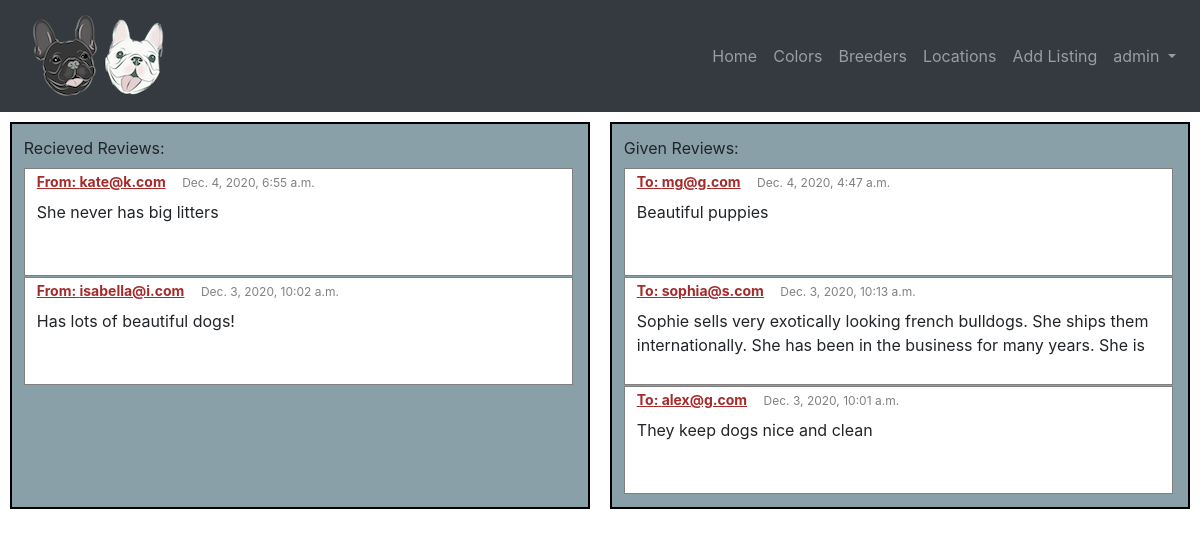
The app's page /my_reviews (signed in) with its own data.
### puppysearch/models.py (models this page shows, shortened)
class User(AbstractUser):
    company_name = models.CharField(max_length=64, blank=True)
    first_name = models.CharField(max_length=64)
    last_name = models.CharField(max_length=64)
    phone = models.CharField(max_length=64)
    is_breeder = models.BooleanField(default=False)
    timestamp = models.DateTimeField(default=datetime.now)
    favorites = models.ManyToManyField('Listing', blank=True, related_name="watchers")

class Review(models.Model):
    reviewer = models.ForeignKey(User, on_delete=models.CASCADE, related_name="reviews")
    content = models.TextField(blank=True)
    timestamp = models.DateTimeField(default=datetime.now, null=True, blank=True)
    reviewed = models.ForeignKey(User, on_delete=models.CASCADE, null=True, related_name="reviewed")

### puppysearch/views.py (the view)
# urls.py: path("my_reviews", views.my_reviews, name="my_reviews"),
def my_reviews(request):
    recieved_reviews = Review.objects.all().filter(reviewed=request.user).order_by("-timestamp")
    given_reviews = Review.objects.all().filter(reviewer=request.user).order_by("-timestamp")
    context = {
        "recieved_reviews": recieved_reviews,
        "given_reviews": given_reviews
    }
    return render(request, "puppysearch/my_reviews.html", context)

### puppysearch/templates/puppysearch/my_reviews.html (shortened to what this page needs)
{% extends "puppysearch/layout.html" %} {%load static%}
{% block body %}
{%if user.is_breeder%}
<div class="flex-container">
  <div class="flex-child">
    <label>Recieved Reviews: </label>
        {% for review in recieved_reviews %}
        <div class="reviews_inner_div">
            <label class="owner_label"> From: {{review.reviewer.email}} </label>
            <label class="timestamp_label"> {{review.timestamp}} </label>
            <p class="review_content"> {{review.content}} </p>
        </div>
        {%endfor%}
  </div>
  {%endif%}
  <div class="flex-child">
    <label>Given Reviews:</label>
        {% for review in given_reviews %}
        <div class="reviews_inner_div">
            <label class="owner_label"> To: {{review.reviewed.email}} </label>
            <label class="timestamp_label"> {{review.timestamp}} </label>
            <p class="review_content"> {{review.content}} </p>
        </div>
        {%endfor%}
  </div>
</div>
</html>
{% endblock %}

### puppysearch/templates/puppysearch/layout.html (shortened to what this page needs)
{%load static%}
<!DOCTYPE html>
<html lang="en">
<head>
    <link rel="stylesheet" href="https://stackpath.bootstrapcdn.com/bootstrap/4.3.1/css/bootstrap.min.css">
    <link href="https://maxcdn.bootstrapcdn.com/font-awesome/4.7.0/css/font-awesome.min.css" rel="stylesheet"/>
    <link href="{% static 'puppysearch/styles.css' %}" rel="stylesheet">
</head>
<body>
    <nav class="navbar navbar-expand-lg navbar-dark bg-dark static-top">
        <div class="div_nav_bar">
            <a class="navbar-brand" href="{% url 'index' %}">
                <img src="{% static 'media/logo.png' %}" alt="logo">
            </a>
        </div>
        <div class="collapse navbar-collapse" id="navbarResponsive">
            <ul class="navbar-nav ml-auto">
                <li class="nav-item">
                    <a class="nav-link" href="{% url 'index' %}"> Home
                    </a>
                </li>
                <li class="nav-item">
                    <a class="nav-link" href="{% url 'colors' %}">Colors</a>
                </li>
                <li class="nav-item">
                    <a class="nav-link" href="{% url 'breeders'%}">Breeders</a>
                </li>
                <li class="nav-item">
                    <a class="nav-link" href="{% url 'locations'%}">Locations</a>
                </li>
                {% if user.is_authenticated%}
                 {%if user.is_breeder%}
                 <li class="nav-item">
                    <a class="nav-link" href="{% url 'add_listing'%}">Add Listing</a>
                </li>
                {%endif%}
                <li class="nav-item dropdown">
                    <a class="nav-link dropdown-toggle" href="#" id="navbarDropdown" role="button" data-toggle="dropdown" aria-haspopup="true" aria-expanded="false">
                        {{ user.username }}
                    </a>
                </li>
                {% endif %}
            </ul>
        </div>
    </nav>
    <div class="body">
        {% block body %}{% endblock %}
</body>
</html>

### puppysearch/static/puppysearch/styles.css (style rules this page uses)
.div_nav_bar { margin-left: 1%; }
.owner_label { font-size: 14px !important; text-decoration: underline; color: brown; }
.timestamp_label { margin-left: 0; padding-left: 0; font-size: 12px; }
.review_content { margin-left: 12px; overflow: auto; height: 50px; }
.reviews_inner_div { border: 1px solid grey; margin-right: 3px; height: 108px; margin-bottom: 1px; background-color: white; }
.flex-container { margin-top: 10px; margin-left: 10px; margin-right: 10px; display: flex; }
.flex-child { padding: 1%; flex: 1; background: #8aa0a8; border: 2px solid black; }
.flex-child:first-child { padding: 1%; background: #8aa0a8; margin-right: 20px; }
.owner_label { padding-left: 12px; font-weight: bolder; font-size: 18px; }
.timestamp_label { padding-left: 12px; font-weight: 12px; color: grey; }

### records on screen
User: username "admin"
Review: reviewer.email "kate@k.com", timestamp "Dec. 4, 2020, 6:55 a.m.", content "She never has big litters"
Review: reviewer.email "isabella@i.com", timestamp "Dec. 3, 2020, 10:02 a.m.", content "Has lots of beautiful dogs!"
Review: reviewed.email "mg@g.com", timestamp "Dec. 4, 2020, 4:47 a.m.", content "Beautiful puppies"
Review: reviewed.email "sophia@s.com", timestamp "Dec. 3, 2020, 10:13 a.m.", content "Sophie sells very exotically looking french bulldogs. She ships them internationally. She has been in the business for many years. She is…"
Review: reviewed.email "alex@g.com", timestamp "Dec. 3, 2020, 10:01 a.m.", content "They keep dogs nice and clean"
